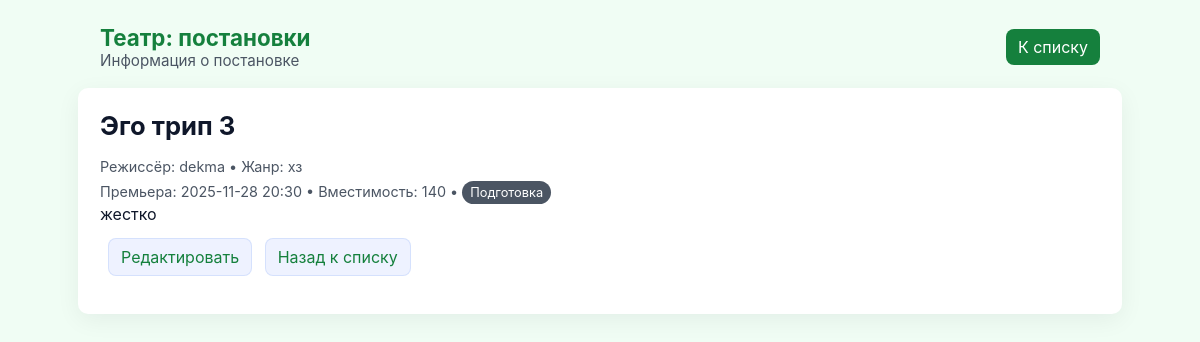
The page /detail/4 on the database its author committed.
### app.py (models this page shows, shortened)
class Production(db.Model):
    id = db.Column(db.Integer, primary_key=True)
    title = db.Column(db.String(200), nullable=False)
    description = db.Column(db.Text, nullable=True)
    director = db.Column(db.String(120), nullable=True)
    genre = db.Column(db.String(80), nullable=True)
    premiere_date = db.Column(db.DateTime, nullable=True)
    capacity = db.Column(db.Integer, nullable=False, default=0)
    status = db.Column(db.String(40), nullable=False, default='Подготовка')
    created_at = db.Column(db.DateTime, default=datetime.utcnow)

### app.py (the view)
@app.route('/detail/<int:prod_id>')
def detail(prod_id):
    prod = Production.query.get_or_404(prod_id)
    return render_template('detail.html', production=prod)

### templates/detail.html (shortened to what this page needs)
<!doctype html>
<html lang="ru">
<head>
  <link rel="stylesheet" href="/static/style.css">
</head>
<body>
  <div class="site-header">
    <div>
      <div class="brand">Театр: постановки</div>
      <div class="subtitle">Информация о постановке</div>
    </div>
    <div>
      <a href="/" class="btn">К списку</a>
    </div>
  </div>
  <div class="container">
    <h1>{{ production.title }}</h1>
    <div class="meta">Режиссёр: {{ production.director or '—' }} • Жанр: {{ production.genre or '—' }}</div>
    <div class="meta">Премьера: {{ production.premiere_date.strftime('%Y-%m-%d %H:%M') if production.premiere_date else 'Не указана' }} • Вместимость: {{ production.capacity }} • <span class="badge {{ production.status|lower|replace(' ', '-') }}">{{ production.status }}</span></div>
    <div class="description">{{ production.description or '—' }}</div>
    <p style="margin-top:14px">
      <a href="/edit/{{ production.id }}" class="button secondary">Редактировать</a>
      <a href="/" class="button secondary">Назад к списку</a>
    </p>
  </div>
</body>
</html>

### static/style.css (style rules this page uses)
:root { --bg:#f0fdf4; --card:#ffffff; --muted:#4b5563; --primary:#15803d; --accent:#10b981; --success:#16a34a; --danger:#ef4444; --radius:10px; }
body { font-family:Inter,Segoe UI,Arial,Helvetica,sans-serif;background:var(--bg);color:#0f172a;margin:0;padding:24px }
.site-header { max-width:1000px;margin:0 auto 18px;display:flex;align-items:center;justify-content:space-between }
.site-header .brand { font-size:1.4rem;font-weight:700;color:var(--primary) }
.site-header .subtitle { font-size:0.95rem;color:var(--muted) }
.container { max-width:1000px;margin:0 auto;background:var(--card);padding:22px;border-radius:var(--radius);box-shadow:0 6px 24px rgba(15,23,42,0.06) }
h1 { margin-top:0;font-size:1.6rem }
.meta { color:var(--muted);font-size:0.9em;margin-top:6px }
.btn, a.button { display:inline-block;margin-left:8px;padding:8px 12px;background:var(--primary);color:#fff;border-radius:8px;text-decoration:none;border:none }
.btn.secondary, a.button.secondary { background:#eef2ff;color:var(--primary);border:1px solid rgba(37,99,235,0.12) }
.badge { display:inline-block;padding:4px 8px;border-radius:999px;font-size:0.8rem;color:#fff }
.badge.подготовка { background:var(--muted) }

### rows shown on the page
Production: title "Эго трип 3", director "dekma", genre "хз", premiere_date "2025-11-28 20:30", capacity "140", status "Подготовка", description "жестко"
